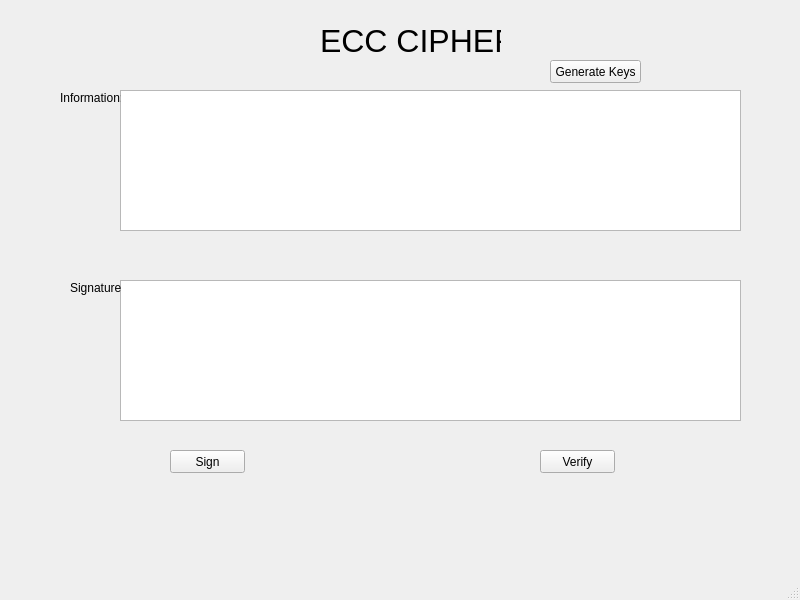
<?xml version="1.0" encoding="UTF-8"?>
<ui version="4.0">
 <class>MainWindow</class>
 <widget class="QMainWindow" name="MainWindow">
  <property name="geometry">
   <rect>
    <x>0</x>
    <y>0</y>
    <width>800</width>
    <height>600</height>
   </rect>
  </property>
  <property name="windowTitle">
   <string>MainWindow</string>
  </property>
  <widget class="QWidget" name="centralwidget">
   <widget class="QLabel" name="label">
    <property name="geometry">
     <rect>
      <x>320</x>
      <y>10</y>
      <width>181</width>
      <height>61</height>
     </rect>
    </property>
    <property name="font">
     <font>
      <pointsize>24</pointsize>
     </font>
    </property>
    <property name="text">
     <string>ECC CIPHER</string>
    </property>
   </widget>
   <widget class="QPushButton" name="btn_gen_keys">
    <property name="geometry">
     <rect>
      <x>550</x>
      <y>60</y>
      <width>91</width>
      <height>23</height>
     </rect>
    </property>
    <property name="text">
     <string>Generate Keys</string>
    </property>
   </widget>
   <widget class="QPushButton" name="btn_sign">
    <property name="geometry">
     <rect>
      <x>170</x>
      <y>450</y>
      <width>75</width>
      <height>23</height>
     </rect>
    </property>
    <property name="text">
     <string>Sign</string>
    </property>
   </widget>
   <widget class="QPushButton" name="btn_verify">
    <property name="geometry">
     <rect>
      <x>540</x>
      <y>450</y>
      <width>75</width>
      <height>23</height>
     </rect>
    </property>
    <property name="text">
     <string>Verify</string>
    </property>
   </widget>
   <widget class="QTextEdit" name="txt_info">
    <property name="geometry">
     <rect>
      <x>120</x>
      <y>90</y>
      <width>621</width>
      <height>141</height>
     </rect>
    </property>
   </widget>
   <widget class="QTextEdit" name="txt_sign">
    <property name="geometry">
     <rect>
      <x>120</x>
      <y>280</y>
      <width>621</width>
      <height>141</height>
     </rect>
    </property>
   </widget>
   <widget class="QLabel" name="label_2">
    <property name="geometry">
     <rect>
      <x>60</x>
      <y>90</y>
      <width>61</width>
      <height>16</height>
     </rect>
    </property>
    <property name="text">
     <string>Information:</string>
    </property>
   </widget>
   <widget class="QLabel" name="label_3">
    <property name="geometry">
     <rect>
      <x>70</x>
      <y>280</y>
      <width>51</width>
      <height>16</height>
     </rect>
    </property>
    <property name="text">
     <string>Signature:</string>
    </property>
   </widget>
  </widget>
  <widget class="QMenuBar" name="menubar">
   <property name="geometry">
    <rect>
     <x>0</x>
     <y>0</y>
     <width>800</width>
     <height>21</height>
    </rect>
   </property>
  </widget>
  <widget class="QStatusBar" name="statusbar"/>
 </widget>
 <resources/>
 <connections/>
</ui>
